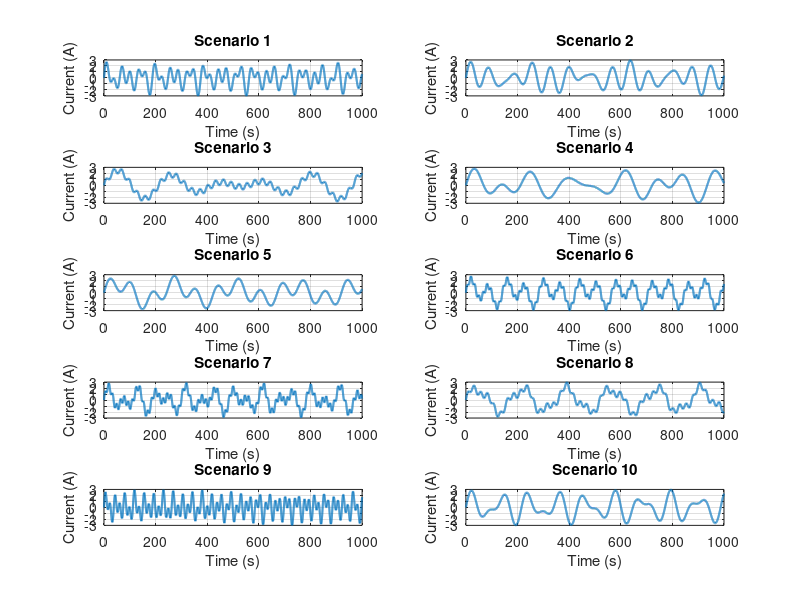

The MATLAB script that drew this image: (Note: this script raises an error after producing the figure.)
clc; clear; close all;

% Set the random seed to ensure reproducibility
rng(0);  % You can change this seed to any number to generate a different fixed random sequence

% Parameters
num_scenarios = 10;  % Number of current scenarios
num_waves = 3;       % Number of sine waves per scenario
t = linspace(0, 1000, 10000);       % Time vector, 더 긴 시간 범위로 설정

% Constraints
T_min = 15;           % Minimum period value (approximate τ_min * 2π)
T_max = 250;          % Maximum period value (approximate τ_max * 2π)

% Initialize matrices for amplitudes, periods, and current scenarios
A = zeros(num_scenarios, num_waves);   % Amplitudes matrix
T = zeros(num_scenarios, num_waves);   % Periods matrix
ik_scenarios = zeros(num_scenarios, length(t)); % Current scenarios matrix

% Generate random amplitudes, periods, and current scenarios
for s = 1:num_scenarios
    % Random amplitudes that sum to 3
    temp_A = rand(1, num_waves);       % Generate 3 random amplitudes
    A(s, :) = 3 * temp_A / sum(temp_A);  % Normalize to make sum equal to 3
    
    % Random periods between T_min and T_max on a logarithmic scale
    log_T_min = log10(T_min);
    log_T_max = log10(T_max);
    T_log = log_T_min + (log_T_max - log_T_min) * rand(1, num_waves);
    T(s, :) = 10.^T_log;
    
    % Generate the current scenario as the sum of three sine waves
    ik_scenarios(s, :) = A(s,1)*sin(2*pi*t / T(s,1)) + ...
                         A(s,2)*sin(2*pi*t / T(s,2)) + ...
                         A(s,3)*sin(2*pi*t / T(s,3));
end

% Save the generated amplitudes, periods, and current scenarios to AS1.mat
save('AS1.mat', 'A', 'T', 'ik_scenarios', 't');

% Display the generated values for verification
disp('Amplitudes (A):');
disp(A);
disp('Periods (T):');
disp(T);

% Plot the 10 current scenarios in a 5x2 subplot grid
figure;
for s = 1:num_scenarios
    subplot(5, 2, s);  % Create a 5x2 grid of subplots
    plot(t, ik_scenarios(s, :), 'LineWidth', 1.5);
    title(['Scenario ', num2str(s)]);
    xlabel('Time (s)');
    ylabel('Current (A)');
    grid on;
end

% Adjust the layout for better spacing between subplots
sgtitle('Current Scenarios for 10 Randomized Cases');


